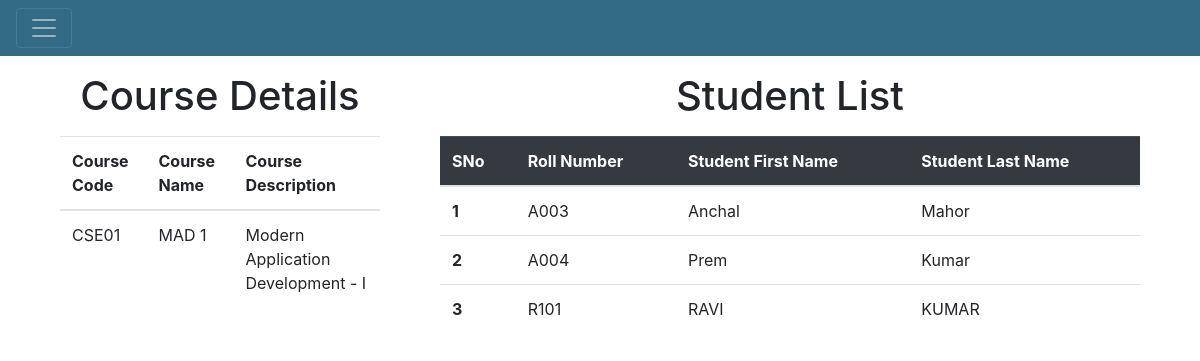
Screenshot of /course/1 (signed in) with the database file from the repository.
### website_code/models.py (models this page shows)
class Course(db.Model):
    __tablename__ = 'course'
    course_id = db.Column(db.Integer , primary_key=True,autoincrement=True)
    course_code = db.Column(db.String,unique=True,nullable=False)
    course_name = db.Column(db.String,nullable=False)
    course_description = db.Column(db.String)

class Student(db.Model):
    __tablename__='student'
    student_id = db.Column(db.Integer,primary_key=True,autoincrement=True)
    roll_number = db.Column(db.String,unique=True,nullable=False)
    first_name = db.Column(db.String)
    last_name = db.Column(db.String)

### website_code/views.py (the view, shortened to what this page needs)
@views.route("/course/<act>",methods=["POST","GET"])
@login_required
def create_detail_course(act):
    if request.method=="GET":
        if act=='create':
            return render_template("create_course.html",user=current_user)
        elif act.isdigit():
            course_detail = Course.query.filter(Course.course_id==act).first()
            enroll = db.session.query(Student.student_id,Student.roll_number,Student.first_name,Student.last_name).join(Enrollments).filter(Enrollments.ecourse_id==act).all()
            return render_template("course_detail.html",cou=course_detail,enroll=enroll,user=current_user)

### website_code/__init__.py (called while the page is built)
def make_app():     # we are making our flask app.
    app=Flask(__name__)
    app.config["SECRET_KEY"] = "This is a secret ket" # this secret key is used to encrypt session and cookies data related to website.
    app.config['SQLALCHEMY_DATABASE_URI'] = "sqlite:///first_website_database.sqlite3"
    db.init_app(app)
    from .views import views  # first views is the file name (it has to start with dot) and second views is the variable name in views.py
    from .authentication import auth  # this make it more clear. compare it with views.
    app.register_blueprint(views, url_prefix="/")
    app.register_blueprint(auth, url_prefix="/")
    login_mngr=LoginManager()
    login_mngr.login_view = 'auth.login'
    login_mngr.init_app(app)
    @login_mngr.user_loader
    def load_user(user_id):
        return User.query.get(int(user_id))
    return app

### website_code/templates/course_detail.html (shortened to what this page needs)
{% extends 'base.html' %}
{% block content %}
<div class="row">
    <div class="col-4">
        <div class="my-3 text-center">
            <h1>Course Details</h1>
        </div>
        <div class="container-fluid">
            <table class="table">
                <thead>
                    <tr>
                        <th>Course Code</th>
                        <th>Course Name</th>
                        <th>Course Description</th>
                    </tr>
                </thead>
                <tbody>
                    <tr>
                        <td>{{cou["course_code"]}}</td>
                        <td>{{cou["course_name"]}}</td>
                        <td>{{cou["course_description"]}}</td>
                </tbody>
            </table>
        </div>
    </div>
    <div class="col-8">
        <div class="my-3 text-center">
            <h1>Student List</h1>
        </div>
        {% if enroll %}
        <div class="container-fluid">
            <table class="table">
                <thead class="table-dark">
                    <tr>
                        <th scope="col">SNo</th>
                        <th scope="col">Roll Number</th>
                        <th scope="col">Student First Name</th>
                        <th scope="col">Student Last Name</th>
                    </tr>
                </thead>
                <tbody>
                    {% for ind in range(enroll|length) %}
                    <tr>
                        <th scope="row">{{ind+1}}</th>
                        <td>{{enroll[ind]["roll_number"]}}</td>
                        <td>{{enroll[ind]["first_name"]}}</td>
                        <td>{{enroll[ind]["last_name"]}}</td>
                    </tr>
                    {% endfor %}
                </tbody>
            </table>
        </div>
        {% else %}
            <p class="text-center"> No student is enrolled in the {{cou["course_name"]}}</p>
        {% endif %}
    </div>
</div>
{% endblock content %}

### rows the page displays
Course: course_code "CSE01", course_name "MAD 1", course_description "Modern Application Development - I"
Student: roll_number "A003", first_name "Anchal", last_name "Mahor"
Student: roll_number "A004", first_name "Prem", last_name "Kumar"
Student: roll_number "R101", first_name "RAVI", last_name "KUMAR"

### other values shown
{{ ind+1 }} "1" "2" "3"
